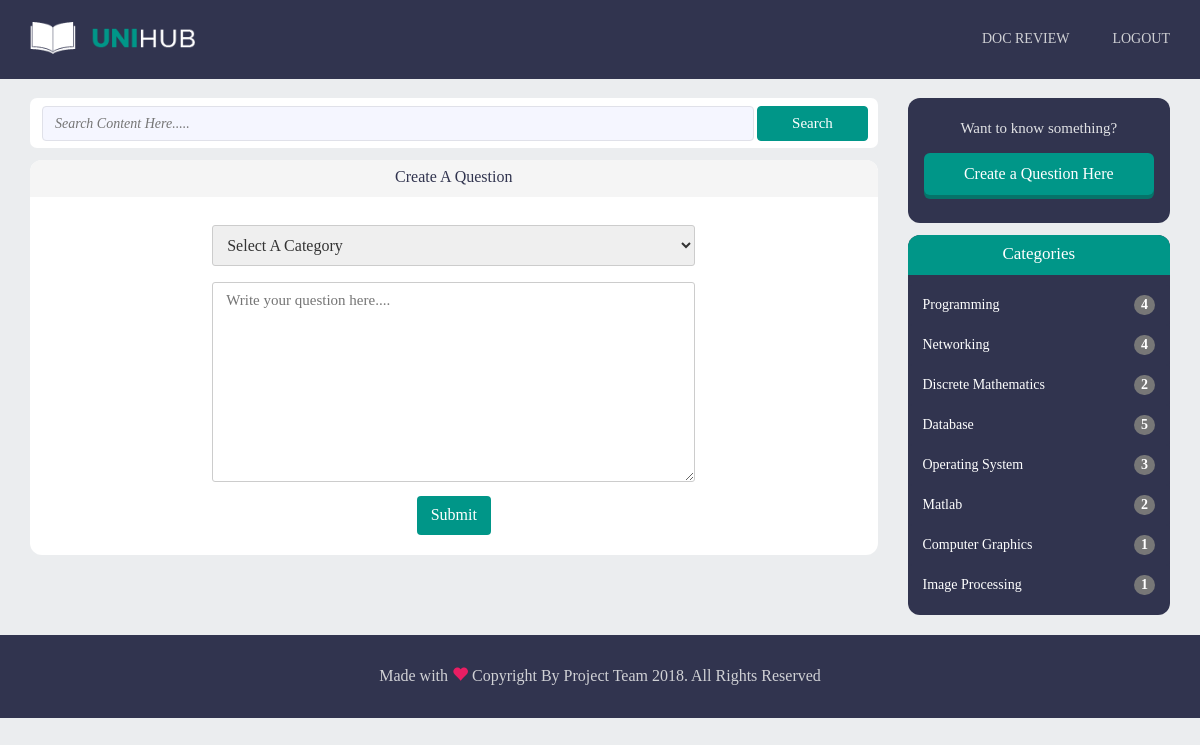
The page /create-question.php (signed in) on the database its author committed.
### tables this page shows
CREATE TABLE `category` (
  `cat_id` int(11) NOT NULL,
  `cat_name` varchar(255) NOT NULL
);

### create-question.php (the view, shortened to what this page needs)
<?php
include 'header.php';
?>
<section class="main-section-area">
    <div class="container">
        <div class="row">
            <div class="col-md-9">
					<div class="input-group search-box">
						<form class="search" action="search.php" method="POST">
							<input type="text" name="search" class="searchTerm" placeholder="Search Content Here.....">
							<input type="submit" name="submit" value="Search" class="searchButton">
						</form>
					</div>
				<div class="create-qn-area">
					<div class="qn-content-header text-center">
							<p>Create A Question</p>
					</div>
					<div class="create-qn-body">
						<div class="qn-body-header text-center">
							<div class="select-categorie">
								<?php
								if(isset($_SESSION['uid'])){
									echo '<form action="includes/question.inc.php" method="POST" role="form">
									<select id="topic" name="category">
									<option>Select A Category</option>';
									echo '</select>
									<div class="msg-send">
										 <textarea id="subject" name="question" placeholder="Write your question here...." style="height:200px"></textarea>
									</div>
									<input type="submit" value="Submit" name="submit">
								</form>';
								}
								else{
									echo '<h4 style="padding: 10%;">Please Sign In or <a href="register.php">Sign Up</a> to Create a question.</h4>';
								}
								?>
							</div>
						</div>
					</div>
				</div>
			</div>
        <?php include 'rightbar.php'?>
        </div>
    </div>
</section>
<?php include 'footer.php'?>

### includes/utility.inc.php (shortened to what this page needs)
<?php
	function categoryList(){
		include 'dbh.inc.php';
		echo '<ul class="list-group">';
		$catInfo = mysqli_query($conn, "SELECT * FROM category");
		while($catRow = mysqli_fetch_assoc($catInfo)){
			$catId = $catRow['cat_id'];
			$catName = $catRow['cat_name'];
			$catQus = mysqli_query($conn, "SELECT cat_id FROM question WHERE cat_id='$catId'");
			$counter = mysqli_num_rows($catQus);
			$url = 'category-view.php?catId='.$catId;
			echo '<a href="'.$url.'"><li class="list-group-item">'.$catName.'<span class="badge">'.$counter.'</span></li></a>';
		}
		echo '</ul>';
	}
?>

### style.css (style rules this page uses)
body { margin:0; font-family: 'Montserrat', sans-sarif; font-weight: 400; background-color: #EBEDEF; padding-top: 90px; }
.main-section-area { margin-top: 8px; }
.search-box { background-color: #ffffff; height: 50px; border-radius: 7px; width: 100%; }
.search input[type="text"] { margin-top: 8px; margin-left: 12px; font-size: 14px; font-style:italic; padding-left: 12px; width: 84%; border: 1px solid #E0E1E9; border-radius: 4px; height: 35px; background-color: #F5F6FF; }
.search input[type="submit"] { width: 13%; border: 1px solid #009688; border-radius: 4px; height: 27px; background-color: #009688; color: #ffffff; font-size: 15px; height: 35px; }
ul.list-group { padding: 10px 0; }
.list-group-item { background-color: #31344F; border-radius: 0px; color: #ffffff; border:none; font-size: 14px; }
.list-group a { text-decoration: none; }
.badge { font-size: 14px; }
.create-qn-area { background-color: #FFFFFF; height: auto; border-radius: 12px; margin-top: 12px; margin-bottom: 12px; }
.qn-content-header { background-color: #F5F5F5; height: 37px; border-top-left-radius: 12px; border-top-right-radius: 12px; }
.qn-content-header p { font-size: 16px; color:#31344F; padding-top: 6px; }
.select-categorie { margin-top: 20px; }
select { width: 57%; padding: 10px 10px; margin: 8px 0; display: inline-block; border: 1px solid #ccc; border-radius: 3px; box-sizing: border-box; font-size:16px; }
textarea { width: 57%; padding: 7px 13px; margin: 8px 0; display: inline-block; border: 1px solid #ccc; border-radius: 3px; box-sizing: border-box; font-size:15px; }
.select-categorie input[type=submit] { background-color: #009688; color: white; padding: 8px 14px; border: none; border-radius: 4px; cursor: pointer; margin: 0 auto; margin-bottom: 20px; font-size:16px; }

### rows shown on the page
category: cat_name "Programming", counter "4"
category: cat_name "Networking", counter "4"
category: cat_name "Discrete Mathematics", counter "2"
category: cat_name "Database", counter "5"
category: cat_name "Operating System", counter "3"
category: cat_name "Matlab", counter "2"
category: cat_name "Computer Graphics", counter "1"
category: cat_name "Image Processing", counter "1"
